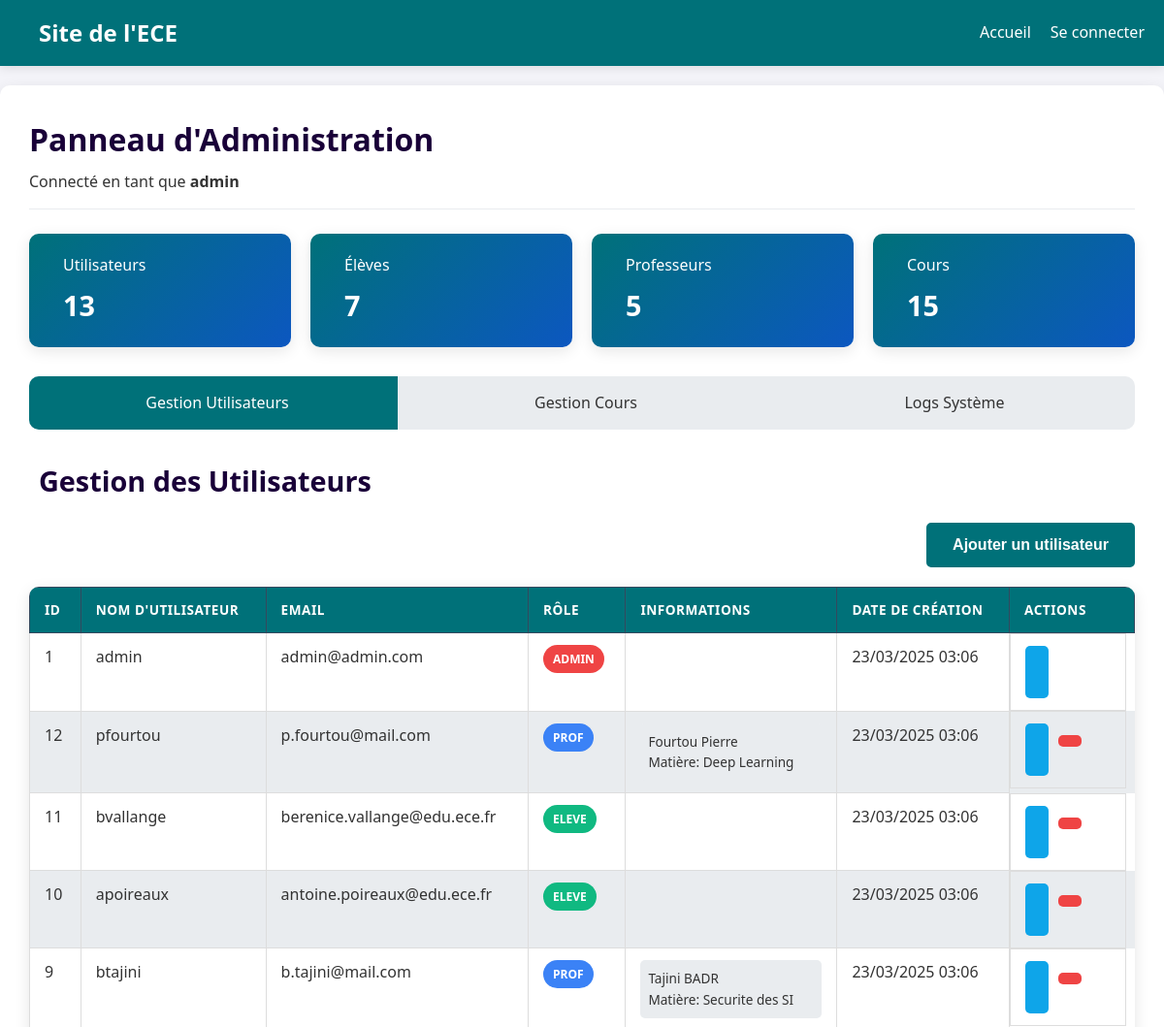
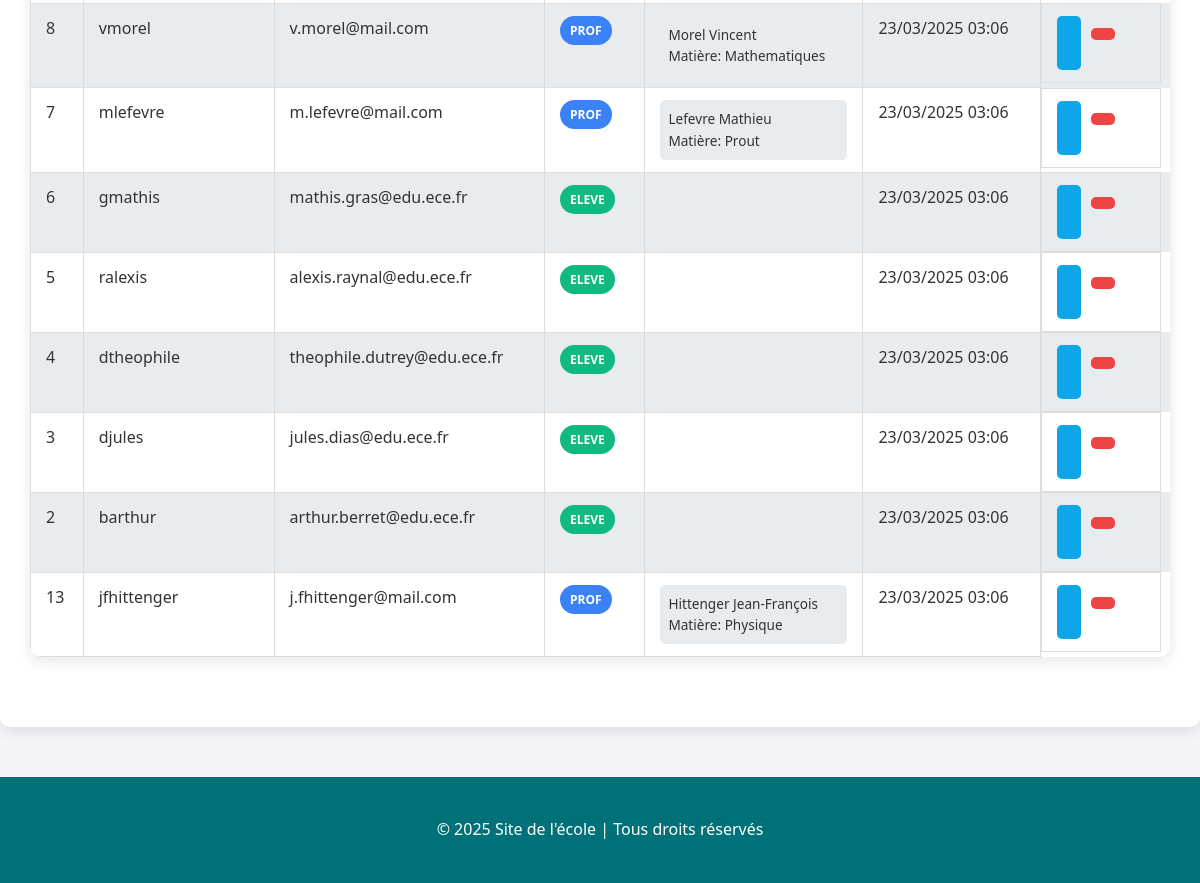
Screenshot of /pages/admin.php (signed in) with the database file from the repository (2 pictures, top to bottom).
### tables this page shows
CREATE TABLE IF NOT EXISTS users (
    id INT AUTO_INCREMENT PRIMARY KEY,
    username VARCHAR(50) NOT NULL UNIQUE,
    email VARCHAR(100) NOT NULL UNIQUE,
    password VARCHAR(255) NOT NULL,
    role ENUM('eleve', 'prof', 'admin') NOT NULL DEFAULT 'eleve',
    created_at TIMESTAMP DEFAULT CURRENT_TIMESTAMP
);

CREATE TABLE IF NOT EXISTS profs (
    id INT AUTO_INCREMENT PRIMARY KEY,
    user_id INT NOT NULL UNIQUE,
    nom VARCHAR(50) NOT NULL,
    prenom VARCHAR(50) NOT NULL,
    date_naissance DATE NOT NULL,
    matiere VARCHAR(50) NOT NULL,
    FOREIGN KEY (user_id) REFERENCES users(id) ON DELETE CASCADE
);

### pages/admin.php (the view, shortened to what this page needs)
<?php
require_once('../config/db.php');
$active_section = isset($_GET['section']) ? $_GET['section'] : 'users';
$stmt = $pdo->query("SELECT u.id, u.username, u.email, u.role, u.created_at,
                     e.nom as eleve_nom, e.prenom as eleve_prenom, e.classe as eleve_classe, e.date_naissance as eleve_naissance,
                     p.nom as prof_nom, p.prenom as prof_prenom, p.matiere as prof_matiere, p.date_naissance as prof_naissance
                     FROM users u
                     LEFT JOIN eleves e ON u.id = e.user_id
                     LEFT JOIN profs p ON u.id = p.user_id
                     ORDER BY u.created_at DESC");
$users = $stmt->fetchAll(PDO::FETCH_ASSOC);
$totalUsers = $pdo->query("SELECT COUNT(*) FROM users")->fetchColumn();
$totalStudents = $pdo->query("SELECT COUNT(*) FROM users WHERE role = 'eleve'")->fetchColumn();
$totalTeachers = $pdo->query("SELECT COUNT(*) FROM users WHERE role = 'prof'")->fetchColumn();
$totalCourses = $pdo->query("SELECT COUNT(*) FROM cours")->fetchColumn();
include('../includes/header.php');
?>
<div class="admin-dashboard">
    <div class="admin-header">
        <h1>Panneau d'Administration</h1>
        <p>Connecté en tant que <strong><?php echo htmlspecialchars($_SESSION['username']); ?></strong></p>
    </div>
    <div class="dashboard-stats">
        <div class="stat-card">
            <div class="stat-info">
                <h3>Utilisateurs</h3>
                <p><?php echo $totalUsers; ?></p>
            </div>
        </div>
        <div class="stat-card">
            <div class="stat-info">
                <h3>Élèves</h3>
                <p><?php echo $totalStudents; ?></p>
            </div>
        </div>
        <div class="stat-card">
            <div class="stat-info">
                <h3>Professeurs</h3>
                <p><?php echo $totalTeachers; ?></p>
            </div>
        </div>
        <div class="stat-card">
            <div class="stat-info">
                <h3>Cours</h3>
                <p><?php echo $totalCourses; ?></p>
            </div>
        </div>
    </div>
    <div class="admin-nav">
        <a href="?section=users" class="nav-item <?php echo $active_section === 'users' ? 'active' : ''; ?>">
            <i class="fas fa-user-cog"></i> Gestion Utilisateurs
        </a>
        <a href="?section=cours" class="nav-item <?php echo $active_section === 'cours' ? 'active' : ''; ?>">
            <i class="fas fa-book"></i> Gestion Cours
        </a>
        <a href="?section=logs" class="nav-item <?php echo $active_section === 'logs' ? 'active' : ''; ?>">
            <i class="fas fa-clipboard-list"></i> Logs Système
        </a>
    </div>
    <div class="admin-sections">
        <div class="admin-section <?php echo $active_section === 'users' ? 'active' : ''; ?>">
            <h2><i class="fas fa-user-cog"></i> Gestion des Utilisateurs</h2>
            <div class="section-actions">
                <button class="btn btn-primary" id="showAddUserForm">
                    <i class="fas fa-user-plus"></i> Ajouter un utilisateur
                </button>
            </div>
            <div class="user-list">
                <table class="data-table">
                    <thead>
                        <tr>
                            <th>ID</th>
                            <th>Nom d'utilisateur</th>
                            <th>Email</th>
                            <th>Rôle</th>
                            <th>Informations</th>
                            <th>Date de création</th>
                            <th>Actions</th>
                        </tr>
                    </thead>
                    <tbody>
                        <?php foreach ($users as $user): ?>
                        <tr>
                            <td><?php echo $user['id']; ?></td>
                            <td><?php echo htmlspecialchars($user['username']); ?></td>
                            <td><?php echo htmlspecialchars($user['email']); ?></td>
                            <td>
                                <span class="role-badge role-<?php echo $user['role']; ?>">
                                    <?php echo ucfirst($user['role']); ?>
                                </span>
                            </td>
                            <td>
                                <?php if ($user['role'] === 'eleve' && !empty($user['eleve_nom'])): ?>
                                    <span class="info-badge">
                                        <?php echo htmlspecialchars($user['eleve_nom'] . ' ' . $user['eleve_prenom']); ?><br>
                                        Classe: <?php echo htmlspecialchars($user['eleve_classe']); ?>
                                    </span>
                                <?php elseif ($user['role'] === 'prof' && !empty($user['prof_nom'])): ?>
                                    <span class="info-badge">
                                        <?php echo htmlspecialchars($user['prof_nom'] . ' ' . $user['prof_prenom']); ?><br>
                                        Matière: <?php echo htmlspecialchars($user['prof_matiere']); ?>
                                    </span>
                                <?php endif; ?>
                            </td>
                            <td><?php echo date('d/m/Y H:i', strtotime($user['created_at'])); ?></td>
                            <td class="actions">
                                <button class="btn btn-sm btn-info edit-user"
                                        data-id="<?php echo $user['id']; ?>"
                                        data-username="<?php echo htmlspecialchars($user['username']); ?>"
                                        data-email="<?php echo htmlspecialchars($user['email']); ?>"
                                        data-role="<?php echo $user['role']; ?>"
                                        data-eleve-nom="<?php echo htmlspecialchars($user['eleve_nom'] ?? ''); ?>"
                                        data-eleve-prenom="<?php echo htmlspecialchars($user['eleve_prenom'] ?? ''); ?>"
                                        data-eleve-naissance="<?php echo $user['eleve_naissance'] ?? ''; ?>"
                                        data-eleve-classe="<?php echo htmlspecialchars($user['eleve_classe'] ?? ''); ?>"
                                        data-prof-nom="<?php echo htmlspecialchars($user['prof_nom'] ?? ''); ?>"
                                        data-prof-prenom="<?php echo htmlspecialchars($user['prof_prenom'] ?? ''); ?>"
                                        data-prof-naissance="<?php echo $user['prof_naissance'] ?? ''; ?>"
                                        data-prof-matiere="<?php echo htmlspecialchars($user['prof_matiere'] ?? ''); ?>">
                                </button>
                                <?php if ($user['username'] !== 'admin' && $user['id'] !== $_SESSION['user_id']): ?>
                                <form method="post" action="" class="d-inline delete-form">
                                    <button type="submit" class="btn btn-sm btn-danger" onclick="return confirm('Êtes-vous sûr de vouloir supprimer cet utilisateur ?');">
                                    </button>
                                </form>
                                <?php endif; ?>
                            </td>
                        </tr>
                        <?php endforeach; ?>
                    </tbody>
                </table>
            </div>
        </div>
    </div>
</div>
<?php
include('../includes/footer.php');
?>

### css/style.css (style rules this page uses)
:root { --primary: #007179; --primary-dark: #0c57c0; --secondary: #190038; --secondary-dark: #e04347; --light: #f4f4f9; --dark: #333; --gray: #535252; --light-gray: #e9ecef; --white: #ffffff; --shadow: 0 4px 15px rgba(0, 0, 0, 0.1); --shadow-strong: 0 8px 30px rgba(0, 0, 0, 0.1); --border-radius: 10px; --transition: all 0.3s ease; }
* { margin: 0; padding: 0; box-sizing: border-box; }
body { font-family: 'Segoe UI', Roboto, 'Helvetica Neue', Arial, sans-serif; margin: 0; padding: 0; background-color: var(--light); color: var(--dark); line-height: 1.6; }
h1, h2, h3, h4, h5, h6 { font-weight: 600; margin-bottom: 15px; }
h2 { font-size: 2.5rem; text-align: center; margin-bottom: 2rem; }
.btn { display: inline-block; padding: 12px 25px; border-radius: 5px; text-decoration: none; font-weight: 600; cursor: pointer; transition: var(--transition); text-align: center; border: none; font-size: 16px; }
.btn-primary { background-color: var(--primary); color: var(--white); border: 2px solid var(--primary); }
.admin-dashboard { padding: 30px; background-color: var(--white); border-radius: var(--border-radius); box-shadow: var(--shadow); margin: 20px auto; max-width: 1400px; }
.admin-header { margin-bottom: 25px; padding-bottom: 15px; border-bottom: 1px solid var(--light-gray); }
.admin-header h1 { color: var(--secondary); font-size: 2rem; margin-bottom: 5px; }
.dashboard-stats { display: grid; grid-template-columns: repeat(auto-fit, minmax(200px, 1fr)); gap: 20px; margin-bottom: 30px; }
.stat-card { background: linear-gradient(135deg, var(--primary), var(--primary-dark)); color: var(--white); padding: 20px; border-radius: var(--border-radius); display: flex; align-items: center; box-shadow: var(--shadow); transition: transform 0.3s ease; }
.stat-info h3 { font-size: 1rem; margin-bottom: 5px; font-weight: 500; }
.stat-info p { font-size: 1.8rem; font-weight: 700; }
.admin-nav { display: flex; background-color: var(--light-gray); border-radius: var(--border-radius); margin-bottom: 30px; overflow: hidden; }
.nav-item { padding: 15px 20px; color: var(--dark); text-decoration: none; flex: 1; text-align: center; transition: var(--transition); font-weight: 500; display: flex; align-items: center; justify-content: center; }
.nav-item.active { background-color: var(--primary); color: var(--white); }
.admin-section { display: none; margin-bottom: 40px; }
.admin-section.active { display: block; }
.admin-section h2 { display: flex; align-items: center; font-size: 1.8rem; margin-bottom: 20px; color: var(--secondary); text-align: left; }
.section-actions { margin-bottom: 20px; display: flex; justify-content: flex-end; }
.data-table { width: 100%; border-collapse: collapse; margin-bottom: 30px; box-shadow: var(--shadow); border-radius: var(--border-radius); overflow: hidden; }
.data-table th, .data-table td { padding: 12px 15px; text-align: left; }
.data-table th { background-color: var(--primary); color: var(--white); font-weight: 600; text-transform: uppercase; font-size: 0.85rem; letter-spacing: 0.5px; }
.data-table tr:nth-child(even) { background-color: var(--light-gray); }
.data-table td.actions { white-space: nowrap; width: 120px; }
.role-badge { display: inline-block; padding: 5px 10px; border-radius: 50px; font-size: 0.75rem; font-weight: 600; text-transform: uppercase; }
.role-admin { background-color: #ef4444; color: white; }
.role-prof { background-color: #3b82f6; color: white; }
.role-eleve { background-color: #10b981; color: white; }
.info-badge { display: block; padding: 8px; background-color: var(--light-gray); border-radius: 5px; font-size: 0.85rem; }
.btn-sm { padding: 6px 12px; font-size: 0.85rem; }
.btn-info { background-color: #0ea5e9; color: white; border: none; }
.btn-danger { background-color: #ef4444; color: white; border: none; }
.d-inline { display: inline-block; }
.admin-section.active { animation: fadeIn 0.5s; }
.actions { display: flex; gap: 10px; }
.btn-danger { background-color: #ef4444; color: var(--white); }
table { width: 100%; border-collapse: collapse; }
th { background-color: #2c3e50; color: white; padding: 12px; text-align: center; font-weight: 500; border: 1px solid #34495e; }
td { border: 1px solid #ddd; padding: 10px; vertical-align: top; height: 80px; }

### rows the page displays
users: id "1", username "admin", email "admin@admin.com", role "ADMIN", created_at "23/03/2025 03:06"
profs: user "12", user.username "pfourtou", user.email "p.fourtou@mail.com", user.role "PROF", nom+prenom "Fourtou Pierre", matiere "Deep Learning", user.created_at "23/03/2025 03:06"
users: id "11", username "bvallange", email "berenice.vallange@edu.ece.fr", role "ELEVE", created_at "23/03/2025 03:06"
users: id "10", username "apoireaux", email "antoine.poireaux@edu.ece.fr", role "ELEVE", created_at "23/03/2025 03:06"
profs: user "9", user.username "btajini", user.email "b.tajini@mail.com", user.role "PROF", nom+prenom "Tajini BADR", matiere "Securite des SI", user.created_at "23/03/2025 03:06"
profs: user "8", user.username "vmorel", user.email "v.morel@mail.com", user.role "PROF", nom+prenom "Morel Vincent", matiere "Mathematiques", user.created_at "23/03/2025 03:06"
profs: user "7", user.username "mlefevre", user.email "m.lefevre@mail.com", user.role "PROF", nom+prenom "Lefevre Mathieu", matiere "Prout", user.created_at "23/03/2025 03:06"
users: id "6", username "gmathis", email "mathis.gras@edu.ece.fr", role "ELEVE", created_at "23/03/2025 03:06"
users: id "5", username "ralexis", email "alexis.raynal@edu.ece.fr", role "ELEVE", created_at "23/03/2025 03:06"
users: id "4", username "dtheophile", email "theophile.dutrey@edu.ece.fr", role "ELEVE", created_at "23/03/2025 03:06"
users: id "3", username "djules", email "jules.dias@edu.ece.fr", role "ELEVE", created_at "23/03/2025 03:06"
users: id "2", username "barthur", email "arthur.berret@edu.ece.fr", role "ELEVE", created_at "23/03/2025 03:06"
profs: user "13", user.username "jfhittenger", user.email "j.fhittenger@mail.com", user.role "PROF", nom+prenom "Hittenger Jean-François", matiere "Physique", user.created_at "23/03/2025 03:06"

### other values shown
$_SESSION['username'] "admin"
$totalUsers "13"
$totalStudents "7"
$totalTeachers "5"
$totalCourses "15"
